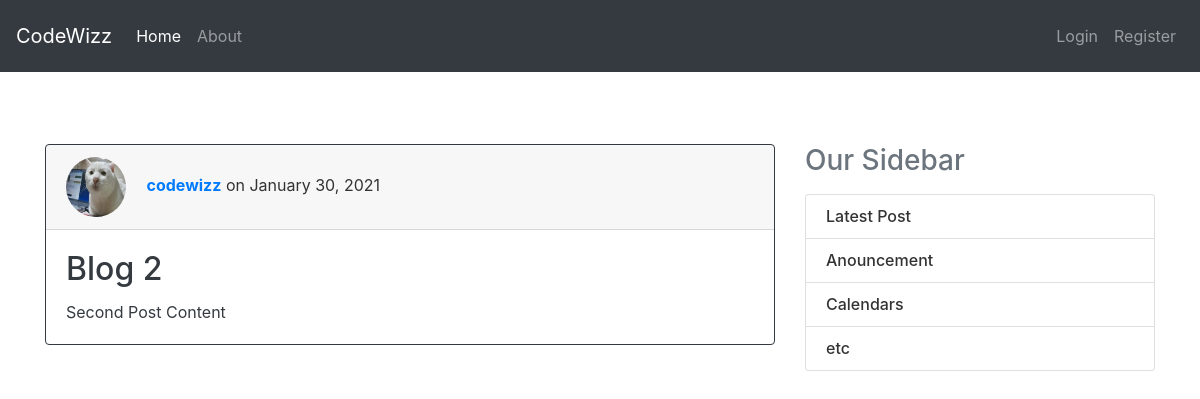
The app's page /post/2/ with its own data.
### blog/models.py (models this page shows, shortened)
class Post(models.Model):
    title = models.CharField(max_length=100)
    content = models.TextField()
    date_posted = models.DateTimeField(default=timezone.now)
    author = models.ForeignKey(User, on_delete=models.CASCADE)

### users/models.py (models this page shows, shortened)
class Profile(models.Model):
    user = models.OneToOneField(User, on_delete=models.CASCADE)
    image = models.ImageField(default='default.jpg', upload_to='profile_pics')

### blog/views.py (the view)
# urls.py: path('post/<int:pk>/', PostDetailView.as_view(), name='post-detail'),
class PostDetailView(DetailView):
    model = Post

### blog/templates/blog/post_detail.html
{% extends "blog/base.html" %}
{% block content %}
<div class="card border-dark mb-3">
  <div class="card-header">
    <img
      class="rounded-circle article-img mr-3"
      style="width: 60px; height: 60px"
      src="{{ object.author.profile.image.url }}"
    />
    <a href="#" target="_blank">
      <strong>{{ object.author }}</strong>
    </a>
    on {{ object.date_posted | date:"F d, Y" }}
  </div>
  <div class="card-body text-dark">
    <h2 class="card-title">{{ object.title }}</h2>
    <p class="card-text">
      {{ object.content }}
    </p>
  </div>
</div>
{% endblock content%}

### blog/static/blog/main.css (style rules this page uses)
body { background: fafafa; color: #333333; }

### records on screen
Post: author.profile.image (picture), author "codewizz", date_posted "January 30, 2021", title "Blog 2", content "Second Post Content"
